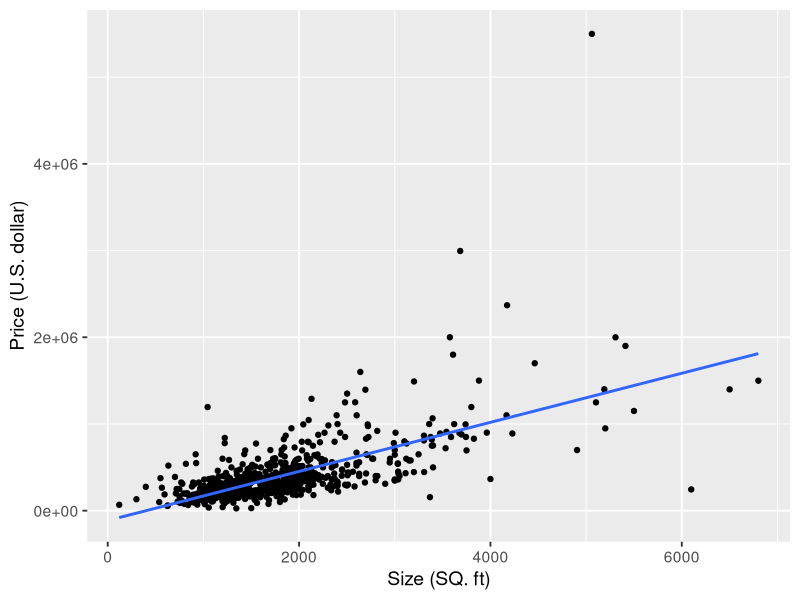

Write R code to recreate this figure.
## ---- chunk 1
#| include: false

library(tidyverse)

theme_set(theme_gray(base_size = 14))
## ---- chunk 2
#| echo: false

real_estate <- read_csv('data/real-estate.csv')
real_estate_lm_model <- lm(Price ~ Size, data = real_estate)
test_size <- data.frame(Size = c(2000, 4000, 8000))
test_price <- data.frame(Price = predict(real_estate_lm_model, test_size))
test_data <- cbind(test_size, test_price)

p <- ggplot(real_estate, aes(Size, Price)) +
  xlab('Size (SQ. ft)') +
  ylab('Price (U.S. dollar)') +
  geom_point() +
  geom_smooth(method = 'lm', se = FALSE)
ggsave("tmp/size-price-ln-model.png", width = 12, height = 5, dpi = 150)
## ---- chunk 3
real_estate_lm_model_residuals <- residuals(real_estate_lm_model)
shapiro.test(real_estate_lm_model_residuals)
